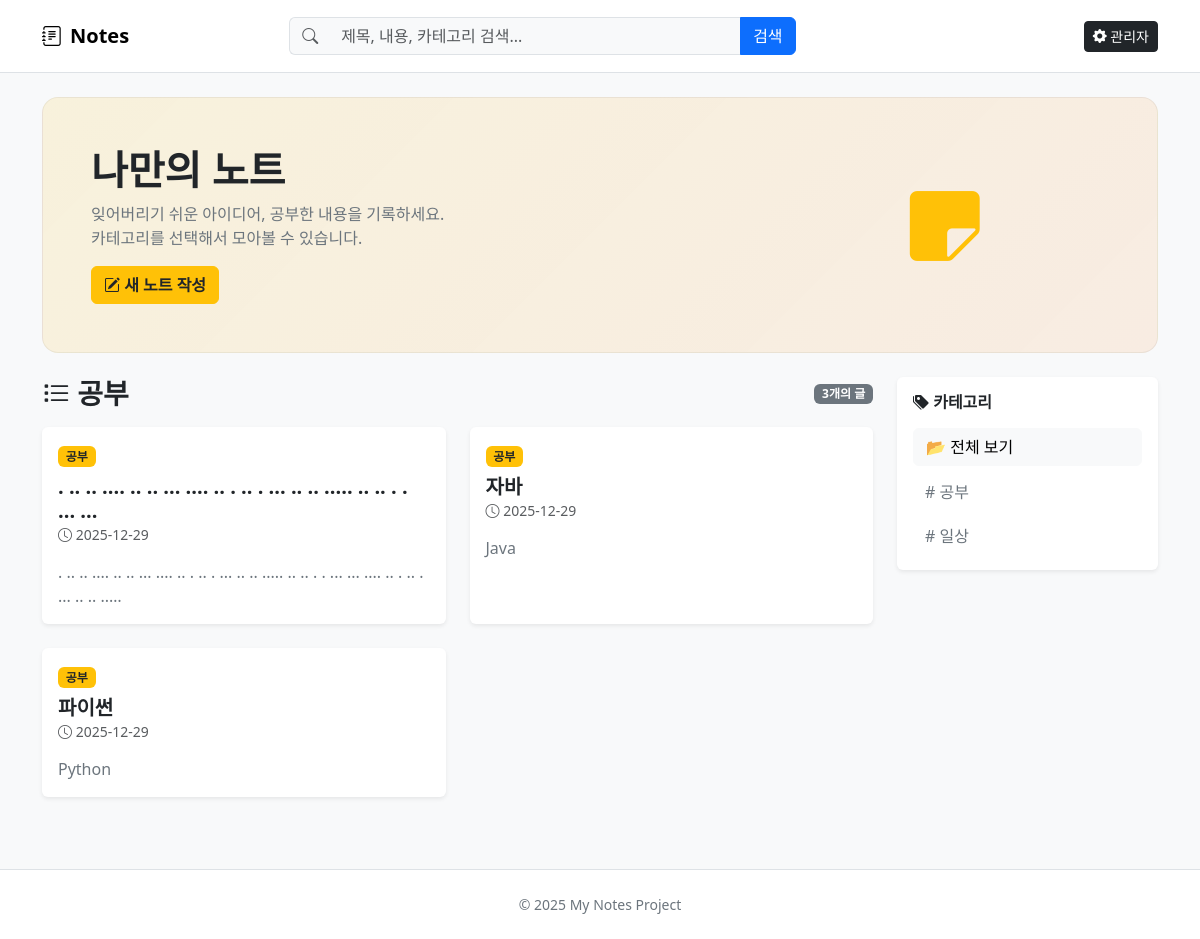
Before: /category/study/ with the older database file.
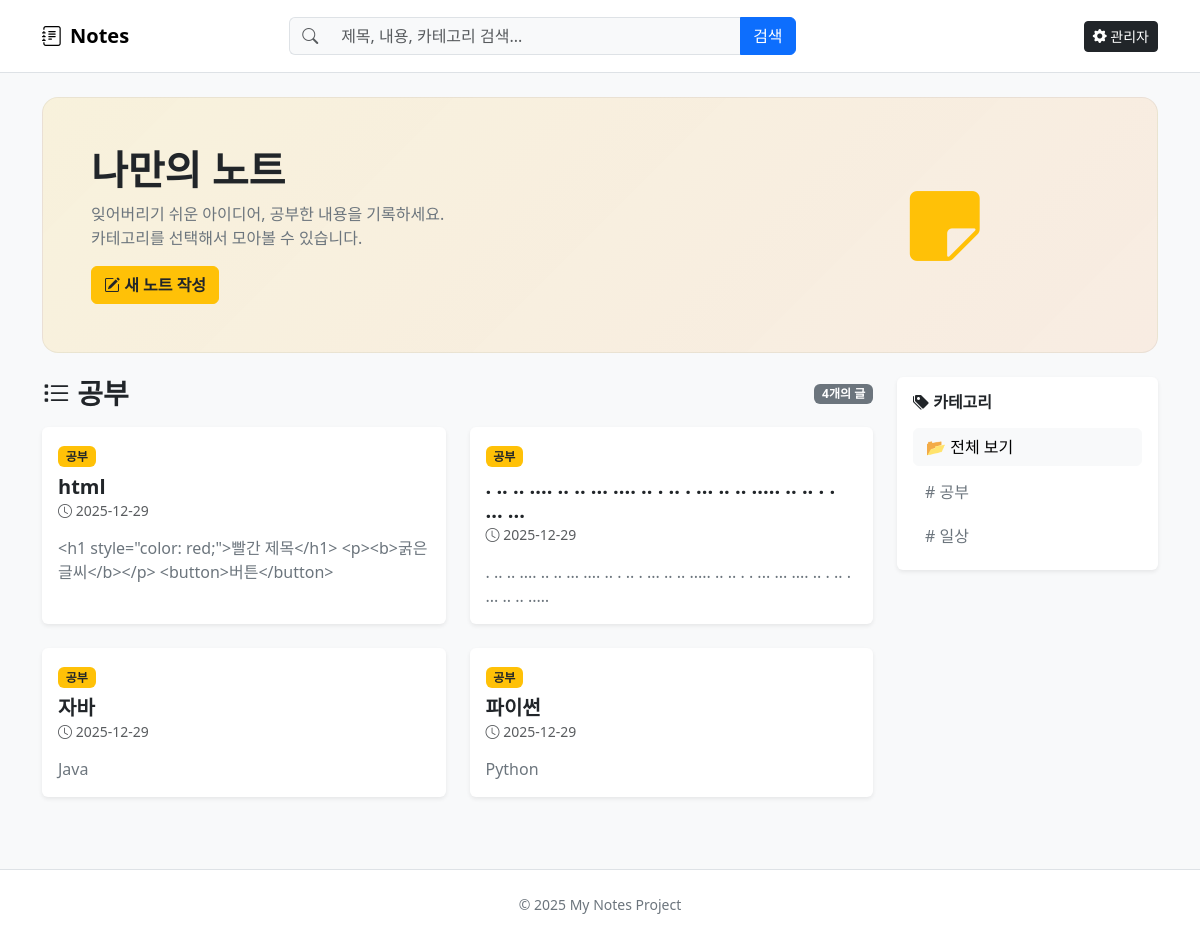
After: the same page with the newer database file.
### notes/models.py (models this page shows, shortened)
class Category(models.Model):
    name = models.CharField(max_length=50, unique=True)
    slug = models.SlugField(max_length=200, unique=True, allow_unicode=True)
    class Meta:
        verbose_name_plural = "Categories"

class Note(models.Model):
    title = models.CharField(max_length=200)
    content = models.TextField()
    created_at = models.DateTimeField(default=timezone.now)
    category = models.ForeignKey(Category, null=True, blank=True, on_delete=models.CASCADE)
    is_html = models.BooleanField(default=False, verbose_name="HTML 코드 적용")

### notes/views.py (the view)
# urls.py: path("category/<str:slug>/", views.category_page, name="category_page"),
def category_page(request, slug):
    current_category = get_object_or_404(Category, slug=slug)
    notes = Note.objects.filter(category=current_category).order_by("-created_at")
    categories = Category.objects.all()
    return render(request, "notes/note_list.html", {
        "notes": notes,
        "categories": categories,
        "current_category": current_category
    })

### notes/templates/notes/note_list.html (shortened to what this page needs)
{% extends "notes/base.html" %}
{% block content %}
<div class="d-flex align-items-center justify-content-between mb-3">
    <h3 class="fw-bold mb-0">
        <i class="bi bi-list-task"></i>
        {% if search_query %}
            '{{ search_query }}' 검색 결과
        {% elif current_category %}
            {{ current_category.name }}
        {% else %}
            전체 노트
        {% endif %}
    </h3>
    <span class="badge bg-secondary">{{ notes|length }}개의 글</span>
</div>
<div class="row">
    {% for note in notes %}
    <div class="col-md-6 mb-4">
        <div class="card h-100 shadow-sm hover-lift border-0">
            <div class="card-body">
                {% if note.category %}
                <span class="badge bg-warning text-dark mb-2">{{ note.category.name }}</span>
                {% endif %}
                <h5 class="card-title fw-bold">
                    <a href="{% url 'note_detail' note.pk %}" class="text-dark text-decoration-none stretched-link">
                        {{ note.title }}
                    </a>
                </h5>
                <h6 class="card-subtitle mb-2 text-muted small">
                    <i class="bi bi-clock"></i> {{ note.created_at|date:"Y-m-d" }}
                </h6>
                <p class="card-text text-secondary mt-3">
                    {{ note.content|truncatechars:100 }}
                </p>
            </div>
        </div>
    </div>
    {% endfor %}
</div>
{% endblock %}

### notes/templates/notes/base.html (shortened to what this page needs)
<!doctype html>
<html lang="ko">
<head>
  <link href="https://cdn.jsdelivr.net/npm/bootstrap@5.3.3/dist/css/bootstrap.min.css" rel="stylesheet">
  <link rel="stylesheet" href="https://cdn.jsdelivr.net/npm/bootstrap-icons@1.11.3/font/bootstrap-icons.min.css">
</head>
<body class="bg-light">
<nav class="navbar navbar-expand-lg bg-white border-bottom sticky-top">
  <div class="container py-2">
    <a class="navbar-brand fw-bold d-flex align-items-center gap-2" href="{% url 'note_list' %}">
      <i class="bi bi-journal-text"></i>
      <span>Notes</span>
    </a>
    <div class="collapse navbar-collapse" id="topNav">
      <form class="d-flex mx-auto my-2 my-lg-0 col-lg-6" role="search" method="get" action="{% url 'note_list' %}">
        <div class="input-group">
            <span class="input-group-text bg-light border-end-0"><i class="bi bi-search text-muted"></i></span>
            <input
                class="form-control border-start-0 bg-light"
                type="search"
                name="q"
                value="{{ search_query|default:'' }}"
                placeholder="제목, 내용, 카테고리 검색..."
                aria-label="Search"
            >
            <button class="btn btn-primary" type="submit">검색</button>
        </div>
      </form>
      <div class="d-flex ms-auto gap-2">
          <a class="btn btn-dark btn-sm" href="/admin/">
            <i class="bi bi-gear-fill"></i> 관리자
          </a>
      </div>
    </div>
  </div>
</nav>
<header class="container py-4">
  <div class="hero rounded-4 p-4 p-md-5 hover-lift">
    <div class="row align-items-center g-3">
      <div class="col-md-8">
        <h1 class="display-6 fw-bold mb-2">나만의 노트</h1>
        <p class="text-secondary mb-3">
          잊어버리기 쉬운 아이디어, 공부한 내용을 기록하세요.<br>
          카테고리를 선택해서 모아볼 수 있습니다.
        </p>
        <div class="d-flex flex-wrap gap-2">
           <a class="btn btn-warning text-dark fw-bold" href="{% url 'note_create' %}">
            <i class="bi bi-pencil-square"></i> 새 노트 작성
          </a>
        </div>
      </div>
      <div class="col-md-4 text-center">
        <i class="bi bi-sticky-fill text-warning" style="font-size: 5rem;"></i>
      </div>
    </div>
  </div>
</header>
<main class="container pb-5">
  <div class="row g-4">
    <section class="col-lg-9">
      {% block content %}{% endblock %}
    </section>
    <aside class="col-lg-3">
        <div class="card shadow-sm border-0">
            <div class="card-body">
                <h6 class="fw-bold mb-3"><i class="bi bi-tags-fill"></i> 카테고리</h6>
                <div class="d-grid gap-2">
                    <a href="{% url 'note_list' %}" class="btn btn-light text-start">
                        📂 전체 보기
                    </a>
                    {% for category in categories %}
                    <a href="{% url 'category_page' category.slug %}" class="btn btn-outline-secondary text-start border-0">
                        # {{ category.name }}
                    </a>
                    {% empty %}
                    <span class="text-muted small">카테고리가 없습니다.</span>
                    {% endfor %}
                </div>
            </div>
        </div>
    </aside>
  </div>
</main>
<footer class="border-top bg-white mt-auto">
  <div class="container py-4 text-center text-secondary small">
    © {% now "Y" %} My Notes Project
  </div>
</footer>
</body>
</html>

### notes/templates/notes/base.html (style rules this page uses)
.hero { background: linear-gradient(135deg, rgba(255,193,7,.12), rgba(253,126,20,.10)); border: 1px solid rgba(0,0,0,.06); }
.hover-lift { transition: transform .15s ease, box-shadow .15s ease; }

Changed rows visible on the page:
added Note: category.name "공부", title "html", created_at "2025-12-29", content "<h1 style=\"color: red;\">빨간 제목</h1> <p><b>굵은 글씨</b></p> <button>버튼</button>"
Other visible differences:
{{ notes|length }}: "3" → "4"
